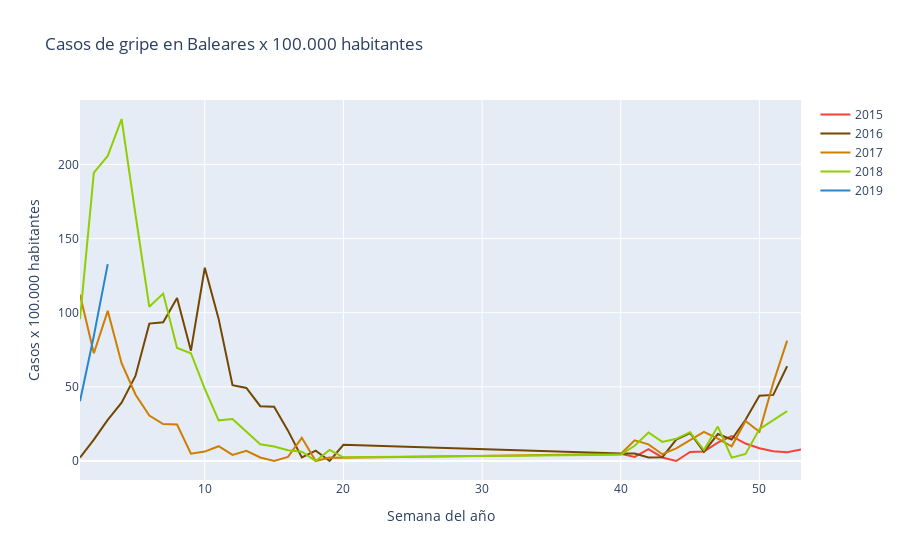

Notebook source saved alongside this figure:
### Markdown cell above
##### Baleares

### Code cell
baleares_15 = go.Scatter(x= baleares_2015['Semana'] , y= baleares_2015['Baleares'] , name= '2015' , mode= 'lines' , marker= dict(color= '#f44336'))
baleares_16 = go.Scatter(x= baleares_2016['Semana'] , y= baleares_2016['Baleares'] , name= '2016' , mode= 'lines' , marker= dict(color= '#744700'))
baleares_17 = go.Scatter(x= baleares_2017['Semana'] , y= baleares_2017['Baleares'] , name= '2017' , mode= 'lines' , marker= dict(color= '#ce7e00'))
baleares_18 = go.Scatter(x= baleares_2018['Semana'] , y= baleares_2018['Baleares'] , name= '2018' , mode= 'lines' , marker= dict(color= '#8fce00'))
baleares_19 = go.Scatter(x= baleares_2019['Semana'] , y= baleares_2019['Baleares'] , name= '2019' , mode= 'lines' , marker= dict(color= '#2986cc'))

data = [baleares_15 , baleares_16 , baleares_17 , baleares_18 , baleares_19]
layout = dict(title= 'Casos de gripe en Baleares x 100.000 habitantes' , xaxis=dict(title= 'Semana del año') , yaxis= dict(title= 'Casos x 100.000 habitantes'))

fig_baleares = go.Figure(data= data , layout= layout)

iplot(fig_baleares)

### Figure 1 — Plotly figure (JSON) as saved in the notebook; plotly's stock layout.template omitted (floating-point values rounded to 4 significant figures)
{"data": [{"marker": {"color": "#f44336"}, "mode": "lines", "name": "2015", "type": "scatter", "x": [40, 41, 42, 43, 44, 45, 46, 47, 48, 49, 50, 51, 52, 53], "y": [4.86, 2.73, 8.03, 2.39, 0, 6.12, 6.4, 12.35, 16.78, 11.76, 8.55, 6.57, 5.9, 7.79]}, {"marker": {"color": "#744700"}, "mode": "lines", "name": "2016", "type": "scatter", "x": [1, 2, 3, 4, 5, 6, 7, 8, 9, 10, 11, 12, 13, 14, 15, 16, 17, 18, 19, 20, 40, 41, 42, 43, 44, 45, 46, 47, 48, 49, 50, 51, 52], "y": [2.32, 14.39, 27.75, 39.35, 57.35, 92.64, 93.54, 109.9, 74.43, 130.3, 95.82, 51.12, 49.29, 36.94, 36.66, 20.47, 2.38, 6.99, 0, 10.91, 5.05, 5.03, 2.4, 2.54, 14.41, 18.88, 6.11, 18.19, 14.5, 27.78, 44.01, 44.57, 63.91]}, {"marker": {"color": "#ce7e00"}, "mode": "lines", "name": "2017", "type": "scatter", "x": [1, 2, 3, 4, 5, 6, 7, 8, 9, 10, 11, 12, 13, 14, 15, 16, 17, 18, 19, 20, 40, 41, 42, 43, 44, 45, 46, 47, 48, 49, 50, 51, 52], "y": [112.1, 72.67, 101.2, 65.92, 44.87, 30.7, 24.87, 24.6, 4.93, 6.36, 9.97, 4.1, 6.89, 2.39, 0, 2.76, 15.61, 0, 2.42, 2.2, 4.74, 13.91, 11.25, 4.59, 8.55, 14.23, 19.63, 15.06, 9.89, 26.97, 19.76, 52.68, 81.18]}, {"marker": {"color": "#8fce00"}, "mode": "lines", "name": "2018", "type": "scatter", "x": [1, 2, 3, 4, 5, 6, 7, 8, 9, 10, 11, 12, 14, 15, 16, 17, 18, 19, 20, 40, 41, 42, 43, 44, 45, 46, 47, 48, 49, 50, 52], "y": [95.64, 194.5, 205.7, 230.6, 166.3, 104.0, 112.9, 76.26, 72.66, 48.61, 27.43, 28.33, 11.31, 9.79, 7.28, 6.23, 0, 7.45, 2.5, 4.18, 10.29, 19.28, 12.9, 14.97, 19.43, 7.36, 23.19, 2.28, 4.81, 21.49, 33.6]}, {"marker": {"color": "#2986cc"}, "mode": "lines", "name": "2019", "type": "scatter", "x": [1, 2, 3], "y": [40.33, 84.51, 132.8]}], "layout": {"title": {"text": "Casos de gripe en Baleares x 100.000 habitantes"}, "xaxis": {"title": {"text": "Semana del año"}}, "yaxis": {"title": {"text": "Casos x 100.000 habitantes"}}}}
